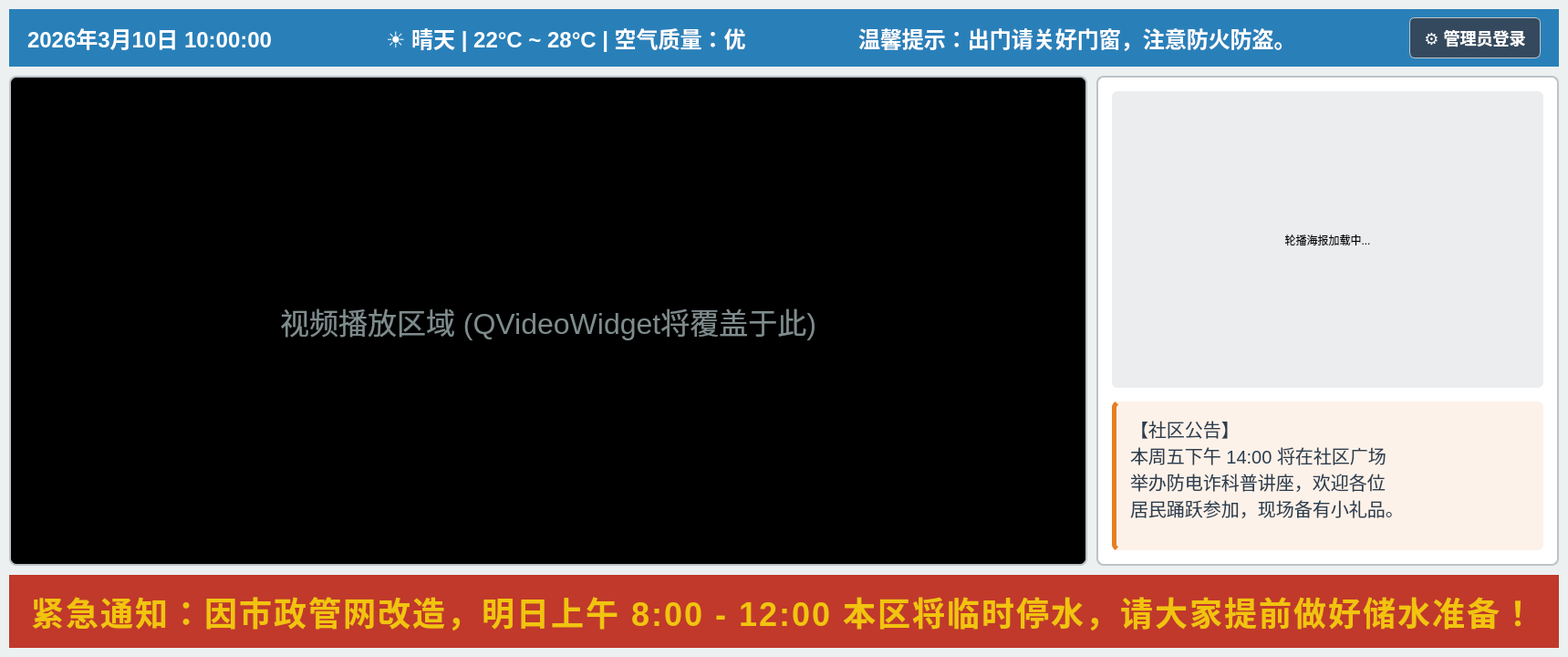
<?xml version="1.0" encoding="UTF-8"?>
<ui version="4.0">
 <class>DisplayWidget</class>
 <widget class="QWidget" name="DisplayWidget">
  <property name="geometry">
   <rect>
    <x>0</x>
    <y>0</y>
    <width>1280</width>
    <height>720</height>
   </rect>
  </property>
  <property name="windowTitle">
   <string>社区宣传信息展示</string>
  </property>
  <property name="styleSheet">
   <string notr="true">
/* 全局字体设置 */
QWidget#DisplayWidget {
    font-family: &quot;Microsoft YaHei&quot;, &quot;SimHei&quot;, sans-serif;
    background-color: #ecf0f1;
}

/* 顶部状态栏：深蓝色背景，白色字体 */
QFrame#headerFrame {
    background-color: #2980b9;
}
QLabel#lblTime, QLabel#lblWeather, QLabel#lblTips {
    color: #ffffff;
    font-size: 24px;
    font-weight: bold;
}

/* 新增的管理员登录按钮样式 */
QPushButton#btnAdminLogin {
    background-color: #34495e; /* 较深的颜色，显得低调 */
    color: #ffffff;
    border: 1px solid #bdc3c7;
    border-radius: 6px;
    padding: 8px 15px;
    font-size: 18px;
    font-weight: bold;
}
QPushButton#btnAdminLogin:hover {
    background-color: #2c3e50;
    border: 1px solid #ffffff;
}
QPushButton#btnAdminLogin:pressed {
    background-color: #1a252f;
}

/* 左侧视频播放区容器：纯黑背景 */
QWidget#videoContainer {
    background-color: #000000;
    border: 2px solid #bdc3c7;
    border-radius: 8px;
}
QLabel#lblVideoPlaceholder {
    color: #7f8c8d;
    font-size: 32px;
}

/* 右侧图片与图文展示区 */
QFrame#rightPanel {
    background-color: #ffffff;
    border: 2px solid #bdc3c7;
    border-radius: 8px;
}
QLabel#lblImage {
    background-color: #ebedef;
    border-radius: 6px;
}
QLabel#lblAnnouncement {
    color: #2c3e50;
    font-size: 20px;
    padding: 10px;
    background-color: #fdf2e9;
    border-radius: 6px;
    border-left: 5px solid #e67e22;
}

/* 底部紧急滚动字幕区：醒目的红底黄字 */
QFrame#footerFrame {
    background-color: #c0392b;
}
QLabel#lblScrollingText {
    color: #f1c40f;
    font-size: 36px;
    font-weight: bold;
    letter-spacing: 2px;
}
   </string>
  </property>
  <layout class="QVBoxLayout" name="verticalLayout_main">
   <property name="spacing">
    <number>10</number>
   </property>
   <property name="leftMargin">
    <number>10</number>
   </property>
   <property name="topMargin">
    <number>10</number>
   </property>
   <property name="rightMargin">
    <number>10</number>
   </property>
   <property name="bottomMargin">
    <number>10</number>
   </property>
   <item>
    <widget class="QFrame" name="headerFrame">
     <property name="minimumSize">
      <size>
       <width>0</width>
       <height>60</height>
      </size>
     </property>
     <property name="frameShape">
      <enum>QFrame::NoFrame</enum>
     </property>
     <layout class="QHBoxLayout" name="horizontalLayout_header">
      <property name="leftMargin">
       <number>20</number>
      </property>
      <property name="rightMargin">
       <number>20</number>
      </property>
      <item>
       <widget class="QLabel" name="lblTime">
        <property name="text">
         <string>2026年3月10日 10:00:00</string>
        </property>
       </widget>
      </item>
      <item>
       <spacer name="horizontalSpacer_header1">
        <property name="orientation">
         <enum>Qt::Horizontal</enum>
        </property>
        <property name="sizeHint" stdset="0">
         <size>
          <width>40</width>
          <height>20</height>
         </size>
        </property>
       </spacer>
      </item>
      <item>
       <widget class="QLabel" name="lblWeather">
        <property name="text">
         <string>☀️ 晴天 | 22°C ~ 28°C | 空气质量：优</string>
        </property>
       </widget>
      </item>
      <item>
       <spacer name="horizontalSpacer_header2">
        <property name="orientation">
         <enum>Qt::Horizontal</enum>
        </property>
        <property name="sizeHint" stdset="0">
         <size>
          <width>40</width>
          <height>20</height>
         </size>
        </property>
       </spacer>
      </item>
      <item>
       <widget class="QLabel" name="lblTips">
        <property name="text">
         <string>温馨提示：出门请关好门窗，注意防火防盗。</string>
        </property>
       </widget>
      </item>
      <item>
       <spacer name="horizontalSpacer_header3">
        <property name="orientation">
         <enum>Qt::Horizontal</enum>
        </property>
        <property name="sizeHint" stdset="0">
         <size>
          <width>20</width>
          <height>20</height>
         </size>
        </property>
       </spacer>
      </item>
      <item>
       <widget class="QPushButton" name="btnAdminLogin">
        <property name="cursor">
         <cursorShape>PointingHandCursor</cursorShape>
        </property>
        <property name="text">
         <string>⚙️ 管理员登录</string>
        </property>
       </widget>
      </item>
     </layout>
    </widget>
   </item>
   <item>
    <layout class="QHBoxLayout" name="horizontalLayout_content">
     <property name="spacing">
      <number>10</number>
     </property>
     <item>
      <widget class="QWidget" name="videoContainer" native="true">
       <property name="sizePolicy">
        <sizepolicy hsizetype="Expanding" vsizetype="Expanding">
         <horstretch>7</horstretch>
         <verstretch>0</verstretch>
        </sizepolicy>
       </property>
       <layout class="QVBoxLayout" name="verticalLayout_video">
        <property name="margin">
         <number>0</number>
        </property>
        <item>
         <widget class="QLabel" name="lblVideoPlaceholder">
          <property name="text">
           <string>视频播放区域 (QVideoWidget将覆盖于此)</string>
          </property>
          <property name="alignment">
           <set>Qt::AlignCenter</set>
          </property>
         </widget>
        </item>
       </layout>
      </widget>
     </item>
     <item>
      <widget class="QFrame" name="rightPanel">
       <property name="sizePolicy">
        <sizepolicy hsizetype="Expanding" vsizetype="Expanding">
         <horstretch>3</horstretch>
         <verstretch>0</verstretch>
        </sizepolicy>
       </property>
       <layout class="QVBoxLayout" name="verticalLayout_right">
        <property name="spacing">
         <number>15</number>
        </property>
        <property name="margin">
         <number>15</number>
        </property>
        <item>
         <widget class="QLabel" name="lblImage">
          <property name="sizePolicy">
           <sizepolicy hsizetype="Ignored" vsizetype="Expanding">
            <horstretch>0</horstretch>
            <verstretch>2</verstretch>
           </sizepolicy>
          </property>
          <property name="text">
           <string>轮播海报加载中...</string>
          </property>
          <property name="alignment">
           <set>Qt::AlignCenter</set>
          </property>
         </widget>
        </item>
        <item>
         <widget class="QLabel" name="lblAnnouncement">
          <property name="sizePolicy">
           <sizepolicy hsizetype="Preferred" vsizetype="Expanding">
            <horstretch>0</horstretch>
            <verstretch>1</verstretch>
           </sizepolicy>
          </property>
          <property name="text">
           <string>【社区公告】
本周五下午 14:00 将在社区广场
举办防电诈科普讲座，欢迎各位
居民踊跃参加，现场备有小礼品。</string>
          </property>
          <property name="alignment">
           <set>Qt::AlignLeading|Qt::AlignLeft|Qt::AlignTop</set>
          </property>
          <property name="wordWrap">
           <bool>true</bool>
          </property>
         </widget>
        </item>
       </layout>
      </widget>
     </item>
    </layout>
   </item>
   <item>
    <widget class="QFrame" name="footerFrame">
     <property name="minimumSize">
      <size>
       <width>0</width>
       <height>80</height>
      </size>
     </property>
     <layout class="QVBoxLayout" name="verticalLayout_footer">
      <property name="margin">
       <number>0</number>
      </property>
      <item>
       <widget class="QLabel" name="lblScrollingText">
        <property name="text">
         <string>  紧急通知：因市政管网改造，明日上午 8:00 - 12:00 本区将临时停水，请大家提前做好储水准备！  </string>
        </property>
        <property name="alignment">
         <set>Qt::AlignVCenter</set>
        </property>
       </widget>
      </item>
     </layout>
    </widget>
   </item>
  </layout>
 </widget>
 <resources/>
 <connections/>
</ui>
